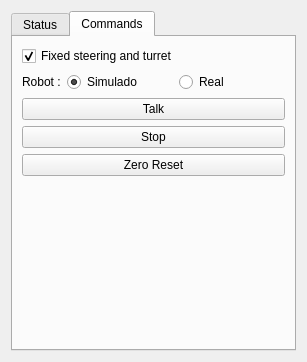
<?xml version="1.0" encoding="UTF-8"?>
<ui version="4.0">
 <class>nomadwindow</class>
 <widget class="QWidget" name="nomadwindow">
  <property name="geometry">
   <rect>
    <x>0</x>
    <y>0</y>
    <width>307</width>
    <height>362</height>
   </rect>
  </property>
  <property name="contextMenuPolicy">
   <enum>Qt::NoContextMenu</enum>
  </property>
  <property name="windowTitle">
   <string>Nomad Window</string>
  </property>
  <layout class="QVBoxLayout" name="verticalLayout">
   <item>
    <widget class="QTabWidget" name="tabWidget">
     <property name="currentIndex">
      <number>1</number>
     </property>
     <widget class="QWidget" name="tabStatus">
      <attribute name="title">
       <string>Status</string>
      </attribute>
      <layout class="QVBoxLayout" name="verticalLayout_3">
       <item>
        <widget class="QGroupBox" name="groupBox">
         <property name="title">
          <string>Power System (V)</string>
         </property>
         <layout class="QVBoxLayout" name="verticalLayout_2">
          <item>
           <layout class="QHBoxLayout" name="horizontalLayoutC">
            <item>
             <widget class="QLabel" name="labelCPU">
              <property name="sizePolicy">
               <sizepolicy hsizetype="Minimum" vsizetype="Preferred">
                <horstretch>0</horstretch>
                <verstretch>0</verstretch>
               </sizepolicy>
              </property>
              <property name="minimumSize">
               <size>
                <width>80</width>
                <height>0</height>
               </size>
              </property>
              <property name="text">
               <string>Computer </string>
              </property>
             </widget>
            </item>
            <item>
             <widget class="QLineEdit" name="lineVCPU">
              <property name="sizePolicy">
               <sizepolicy hsizetype="Fixed" vsizetype="Fixed">
                <horstretch>50</horstretch>
                <verstretch>0</verstretch>
               </sizepolicy>
              </property>
              <property name="minimumSize">
               <size>
                <width>50</width>
                <height>0</height>
               </size>
              </property>
              <property name="maximumSize">
               <size>
                <width>50</width>
                <height>16777215</height>
               </size>
              </property>
              <property name="text">
               <string>--,--</string>
              </property>
              <property name="readOnly">
               <bool>true</bool>
              </property>
             </widget>
            </item>
            <item>
             <widget class="QProgressBar" name="barVCPU">
              <property name="sizePolicy">
               <sizepolicy hsizetype="Expanding" vsizetype="Fixed">
                <horstretch>0</horstretch>
                <verstretch>0</verstretch>
               </sizepolicy>
              </property>
              <property name="minimumSize">
               <size>
                <width>0</width>
                <height>0</height>
               </size>
              </property>
              <property name="minimum">
               <number>1080</number>
              </property>
              <property name="maximum">
               <number>1200</number>
              </property>
              <property name="value">
               <number>1080</number>
              </property>
             </widget>
            </item>
           </layout>
          </item>
          <item>
           <layout class="QHBoxLayout" name="horizontalLayoutM">
            <item>
             <widget class="QLabel" name="labelMotor">
              <property name="sizePolicy">
               <sizepolicy hsizetype="Minimum" vsizetype="Preferred">
                <horstretch>0</horstretch>
                <verstretch>0</verstretch>
               </sizepolicy>
              </property>
              <property name="minimumSize">
               <size>
                <width>80</width>
                <height>0</height>
               </size>
              </property>
              <property name="text">
               <string>Motor</string>
              </property>
             </widget>
            </item>
            <item>
             <widget class="QLineEdit" name="lineVMotor">
              <property name="enabled">
               <bool>true</bool>
              </property>
              <property name="sizePolicy">
               <sizepolicy hsizetype="Fixed" vsizetype="Fixed">
                <horstretch>50</horstretch>
                <verstretch>0</verstretch>
               </sizepolicy>
              </property>
              <property name="minimumSize">
               <size>
                <width>50</width>
                <height>0</height>
               </size>
              </property>
              <property name="maximumSize">
               <size>
                <width>50</width>
                <height>16777215</height>
               </size>
              </property>
              <property name="text">
               <string>--,--</string>
              </property>
              <property name="readOnly">
               <bool>true</bool>
              </property>
             </widget>
            </item>
            <item>
             <widget class="QProgressBar" name="barVMotor">
              <property name="styleSheet">
               <string/>
              </property>
              <property name="minimum">
               <number>2160</number>
              </property>
              <property name="maximum">
               <number>2400</number>
              </property>
              <property name="value">
               <number>2160</number>
              </property>
              <property name="textVisible">
               <bool>true</bool>
              </property>
              <property name="invertedAppearance">
               <bool>false</bool>
              </property>
             </widget>
            </item>
           </layout>
          </item>
         </layout>
        </widget>
       </item>
       <item>
        <widget class="QGroupBox" name="groupBox_2">
         <property name="title">
          <string>System Data</string>
         </property>
         <layout class="QVBoxLayout" name="verticalLayout_5">
          <item>
           <layout class="QHBoxLayout" name="horizontalLayout_4">
            <item>
             <widget class="QLabel" name="labelVel">
              <property name="sizePolicy">
               <sizepolicy hsizetype="Minimum" vsizetype="Preferred">
                <horstretch>0</horstretch>
                <verstretch>0</verstretch>
               </sizepolicy>
              </property>
              <property name="minimumSize">
               <size>
                <width>80</width>
                <height>0</height>
               </size>
              </property>
              <property name="text">
               <string>Velocity</string>
              </property>
             </widget>
            </item>
            <item>
             <widget class="QLineEdit" name="lineVel">
              <property name="text">
               <string>--,-- mm/s</string>
              </property>
              <property name="readOnly">
               <bool>true</bool>
              </property>
             </widget>
            </item>
           </layout>
          </item>
          <item>
           <layout class="QHBoxLayout" name="horizontalLayout_5">
            <item>
             <widget class="QLabel" name="labelTor">
              <property name="sizePolicy">
               <sizepolicy hsizetype="Minimum" vsizetype="Preferred">
                <horstretch>0</horstretch>
                <verstretch>0</verstretch>
               </sizepolicy>
              </property>
              <property name="minimumSize">
               <size>
                <width>80</width>
                <height>0</height>
               </size>
              </property>
              <property name="text">
               <string>Turret</string>
              </property>
             </widget>
            </item>
            <item>
             <widget class="QLineEdit" name="lineTor">
              <property name="text">
               <string>--,-- deg/s</string>
              </property>
              <property name="readOnly">
               <bool>true</bool>
              </property>
             </widget>
            </item>
           </layout>
          </item>
          <item>
           <layout class="QHBoxLayout" name="horizontalLayout_6">
            <item>
             <widget class="QLabel" name="labelSte">
              <property name="sizePolicy">
               <sizepolicy hsizetype="Minimum" vsizetype="Preferred">
                <horstretch>0</horstretch>
                <verstretch>0</verstretch>
               </sizepolicy>
              </property>
              <property name="minimumSize">
               <size>
                <width>80</width>
                <height>0</height>
               </size>
              </property>
              <property name="text">
               <string>Steering</string>
              </property>
             </widget>
            </item>
            <item>
             <widget class="QLineEdit" name="lineSte">
              <property name="text">
               <string>--,-- deg/s</string>
              </property>
              <property name="readOnly">
               <bool>true</bool>
              </property>
             </widget>
            </item>
           </layout>
          </item>
         </layout>
        </widget>
       </item>
       <item>
        <spacer name="verticalSpacer">
         <property name="orientation">
          <enum>Qt::Vertical</enum>
         </property>
         <property name="sizeHint" stdset="0">
          <size>
           <width>20</width>
           <height>40</height>
          </size>
         </property>
        </spacer>
       </item>
      </layout>
     </widget>
     <widget class="QWidget" name="tabCommands">
      <attribute name="title">
       <string>Commands</string>
      </attribute>
      <layout class="QVBoxLayout" name="verticalLayout_4">
       <item>
        <widget class="QCheckBox" name="cBFixed">
         <property name="text">
          <string>Fixed steering and turret</string>
         </property>
         <property name="checked">
          <bool>true</bool>
         </property>
         <property name="tristate">
          <bool>false</bool>
         </property>
        </widget>
       </item>
       <item>
        <layout class="QHBoxLayout" name="horizontalLayout_7">
         <item>
          <widget class="QLabel" name="label_6">
           <property name="sizePolicy">
            <sizepolicy hsizetype="Fixed" vsizetype="Preferred">
             <horstretch>0</horstretch>
             <verstretch>0</verstretch>
            </sizepolicy>
           </property>
           <property name="text">
            <string>Robot :</string>
           </property>
           <property name="buddy">
            <cstring>tabWidget</cstring>
           </property>
          </widget>
         </item>
         <item>
          <widget class="QRadioButton" name="robotSim">
           <property name="text">
            <string>Simulado</string>
           </property>
           <property name="checked">
            <bool>true</bool>
           </property>
          </widget>
         </item>
         <item>
          <widget class="QRadioButton" name="robotReal">
           <property name="text">
            <string>Real</string>
           </property>
           <property name="checked">
            <bool>false</bool>
           </property>
          </widget>
         </item>
        </layout>
       </item>
       <item>
        <widget class="QPushButton" name="pBTalk">
         <property name="text">
          <string>Talk</string>
         </property>
        </widget>
       </item>
       <item>
        <widget class="QPushButton" name="pBStop">
         <property name="text">
          <string>Stop</string>
         </property>
        </widget>
       </item>
       <item>
        <widget class="QPushButton" name="pBZR">
         <property name="text">
          <string>Zero Reset</string>
         </property>
        </widget>
       </item>
       <item>
        <spacer name="verticalSpacer_2">
         <property name="orientation">
          <enum>Qt::Vertical</enum>
         </property>
         <property name="sizeHint" stdset="0">
          <size>
           <width>20</width>
           <height>40</height>
          </size>
         </property>
        </spacer>
       </item>
      </layout>
     </widget>
    </widget>
   </item>
  </layout>
 </widget>
 <tabstops>
  <tabstop>tabWidget</tabstop>
  <tabstop>lineVCPU</tabstop>
  <tabstop>lineVMotor</tabstop>
  <tabstop>lineVel</tabstop>
  <tabstop>lineTor</tabstop>
  <tabstop>lineSte</tabstop>
  <tabstop>cBFixed</tabstop>
  <tabstop>robotSim</tabstop>
  <tabstop>robotReal</tabstop>
  <tabstop>pBTalk</tabstop>
  <tabstop>pBStop</tabstop>
  <tabstop>pBZR</tabstop>
 </tabstops>
 <resources/>
 <connections>
  <connection>
   <sender>pBTalk</sender>
   <signal>clicked()</signal>
   <receiver>nomadwindow</receiver>
   <slot>BotonTalk()</slot>
   <hints>
    <hint type="sourcelabel">
     <x>285</x>
     <y>151</y>
    </hint>
    <hint type="destinationlabel">
     <x>294</x>
     <y>114</y>
    </hint>
   </hints>
  </connection>
  <connection>
   <sender>pBStop</sender>
   <signal>clicked()</signal>
   <receiver>nomadwindow</receiver>
   <slot>BotonStop()</slot>
   <hints>
    <hint type="sourcelabel">
     <x>222</x>
     <y>187</y>
    </hint>
    <hint type="destinationlabel">
     <x>293</x>
     <y>149</y>
    </hint>
   </hints>
  </connection>
  <connection>
   <sender>pBZR</sender>
   <signal>clicked()</signal>
   <receiver>nomadwindow</receiver>
   <slot>BotonZR()</slot>
   <hints>
    <hint type="sourcelabel">
     <x>267</x>
     <y>223</y>
    </hint>
    <hint type="destinationlabel">
     <x>295</x>
     <y>182</y>
    </hint>
   </hints>
  </connection>
  <connection>
   <sender>robotSim</sender>
   <signal>toggled(bool)</signal>
   <receiver>nomadwindow</receiver>
   <slot>Simulado(bool)</slot>
   <hints>
    <hint type="sourcelabel">
     <x>180</x>
     <y>114</y>
    </hint>
    <hint type="destinationlabel">
     <x>292</x>
     <y>42</y>
    </hint>
   </hints>
  </connection>
  <connection>
   <sender>cBFixed</sender>
   <signal>toggled(bool)</signal>
   <receiver>nomadwindow</receiver>
   <slot>FixedTurret(bool)</slot>
   <hints>
    <hint type="sourcelabel">
     <x>75</x>
     <y>66</y>
    </hint>
    <hint type="destinationlabel">
     <x>231</x>
     <y>6</y>
    </hint>
   </hints>
  </connection>
 </connections>
 <slots>
  <slot>BotonTalk()</slot>
  <slot>BotonStop()</slot>
  <slot>BotonZR()</slot>
  <slot>Simulado(bool)</slot>
  <slot>FixedTurret(bool)</slot>
 </slots>
</ui>
